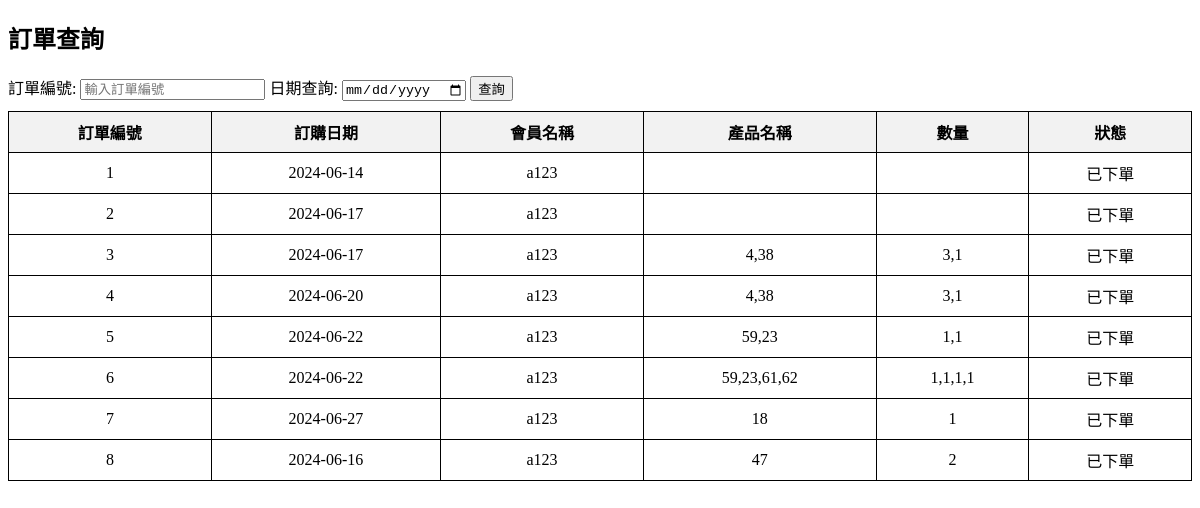
The app's page /order (signed in), older data.
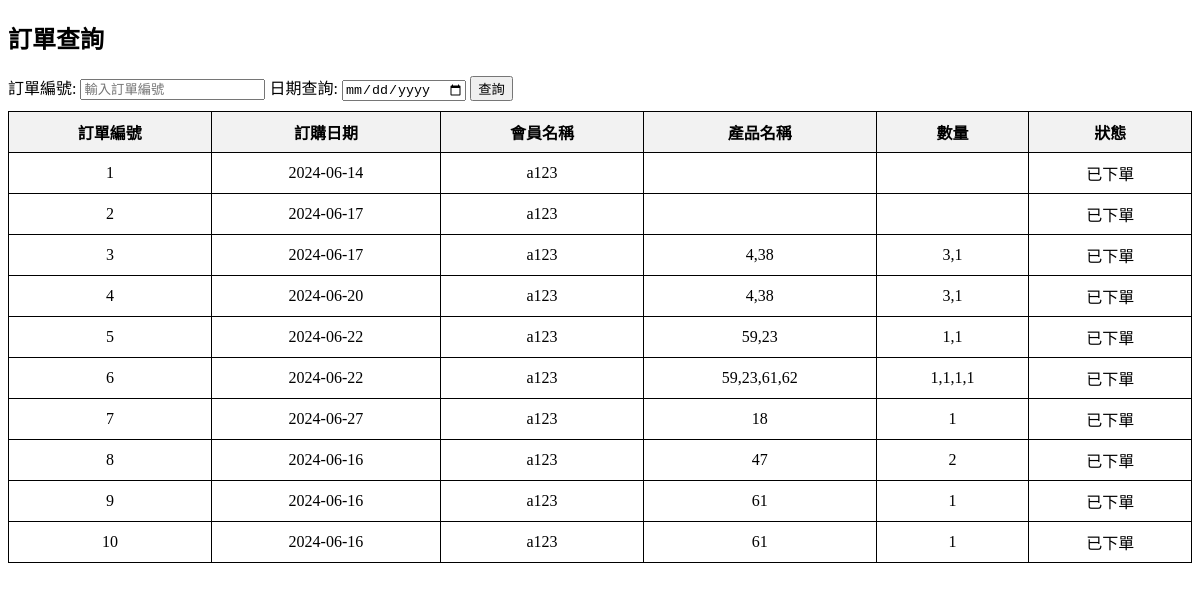
The same page, newer data.
### tables this page shows
CREATE TABLE "orders" (
	"order_id"	INTEGER,
	"customer_id"	INT NOT NULL,
	"order_date"	DATE NOT NULL,
	"product"	TEXT NOT NULL,
	"count"	TEXT NOT NULL,
	"status"	TEXT,
	"address"	TEXT,
	PRIMARY KEY("order_id" AUTOINCREMENT)
);

### app.py (the view, shortened to what this page needs)
@app.route('/order', methods=['GET', 'POST'])  # 訂單查詢
def order():
    if request.cookies.get('account_number'):
        conn = sqlite3.connect(db_name)
        cursor = conn.cursor()
        query = "SELECT * FROM orders WHERE customer_id=?"
        params = [request.cookies.get('account_number')]
        cursor.execute(query, params)
        data = cursor.fetchall()
        cursor.close()
        conn.close()
        return render_template('order.html', data=data)
    else:
        return render_template('login.html')  # 跳轉到登入畫面

### templates/order.html (shortened to what this page needs)
<!DOCTYPE html>
<html lang="zh-Hant">
<head>
</head>
<body>
    <h2>訂單查詢</h2>
    {% if admin_mode %}
        <form class="filter-section" method="POST" action="/all_order">
            <label for="orderNumber">訂單編號:</label>
            <input id="orderNumber" type="text" name="orderNumber" placeholder="輸入訂單編號">
            <label for="orderDate">日期查詢:</label>
            <input type="date" id="orderDate" name="orderDate">
            <label for="member">會員查詢:</label>
            <input id="member" type="text" name="member" placeholder="輸入會員名稱">
            <button type="submit">查詢</button>
        </form>
    {% else %}
        <form class="filter-section" method="POST" action="/order">
            <label for="orderNumber">訂單編號:</label>
            <input id="orderNumber" type="text" name="orderNumber" placeholder="輸入訂單編號">
            <label for="orderDate">日期查詢:</label>
            <input type="date" id="orderDate" name="orderDate">
            <button type="submit">查詢</button>
        </form>
    {% endif %}
    <table id="orderTable">
        <thead>
            <tr>
                <th>訂單編號</th>
                <th>訂購日期</th>
                <th>會員名稱</th>
                <th>產品名稱</th>
                <th>數量</th>
                <th>狀態</th>
            </tr>
        </thead>
        <tbody>
            {% for order in data %}
            <tr>
                <td>{{ order[0] }}</td>
                <td>{{ order[2] }}</td>
                <td>{{ order[1] }}</td>
                <td>{{ order[3] }}</td>
                <td>{{ order[4] }}</td>
                <td>{{ order[5] }}</td>
            </tr>
            {% endfor %}
        </tbody>
    </table>
</body>
</html>

Row changes from the older to the newer data that the page shows:
added orders: order_id "9", order_date "2024-06-16", customer "a123", product "61", count "1", status "已下單"
added orders: order_id "10", order_date "2024-06-16", customer "a123", product "61", count "1", status "已下單"
